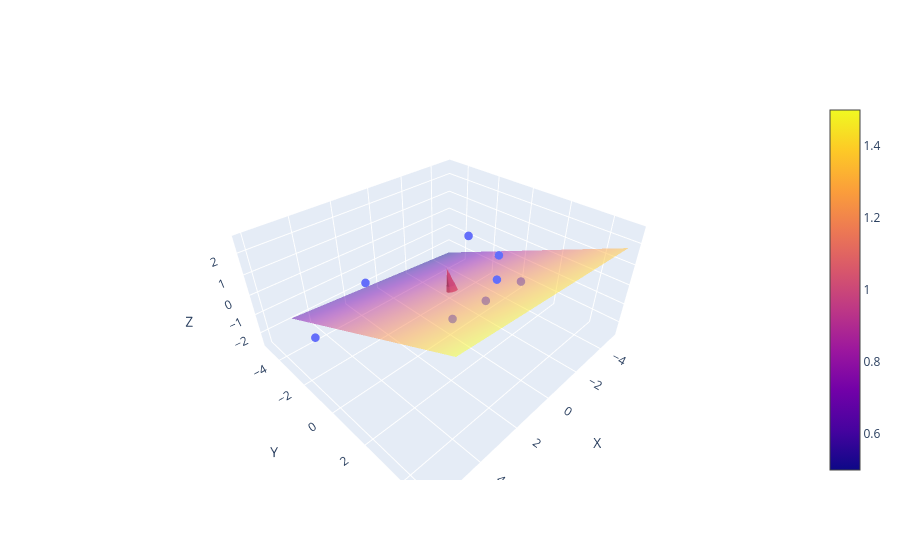

Write notebook code for a chart like this one.
### Code cell
A = np.array([
    [1, 2, 3],
    [2, 1, 4],
    [5,5,5],
    [5, -3, 1],
    [10,1, 3],
    [3, 3, 2],
    [4, 2, 1],
    [2, 4, 3]
])

A_centered = A - np.mean(A, axis=0)

AtA = np.matmul(A_centered.T, A_centered)

eigenvalues, eigenvectors = np.linalg.eigh(AtA)

idx = np.argmin(eigenvalues)

min_eigenvalue = eigenvalues[idx]
min_eigenvector = eigenvectors[:, idx]

print("Минимальное собственное значение:", min_eigenvalue)
print("Соответствующий собственный вектор:", min_eigenvector)

normal = min_eigenvector

point_on_plane = np.array([0, 0, 0])

a, b, c = normal
d = -point_on_plane.dot(normal)

x = np.linspace(-5, 5, 20)
y = np.linspace(-5, 5, 20)

xx, yy = np.meshgrid(x, y)

zz = (-a * xx - b * yy - d) / c

points_plot = go.Scatter3d(
    x=A_centered[:,0],
    y=A_centered[:,1],
    z=A_centered[:,2],
    mode='markers',
    marker=dict(size=5)
)

plane = go.Surface(
    x=xx,
    y=yy,
    z=zz,
    opacity=0.5,
    showscale=False
)


normal_arrow = go.Cone(
    x=[point_on_plane[0]],
    y=[point_on_plane[1]],
    z=[point_on_plane[2]],
    u=[normal[0]],
    v=[normal[1]],
    w=[normal[2]],
    sizemode="absolute",
    sizeref=1
)


fig = go.Figure(data=[points_plot, plane, normal_arrow])

fig.update_layout(
    scene=dict(
        xaxis_title="X",
        yaxis_title="Y",
        zaxis_title="Z"
    )
)

fig.show()

### Figure 1 — Plotly figure (JSON) as saved in the notebook; plotly's stock layout.template omitted (floating-point values rounded to 4 significant figures; data arrays with more than 128 entries replaced by an {"elided": "..."} marker saying what was removed)
{"data": [{"marker": {"size": 5}, "mode": "markers", "type": "scatter3d", "x": [-3.0, -2.0, 1.0, 1.0, 6.0, -1.0, 0.0, -2.0], "y": [0.125, -0.875, 3.125, -4.875, -0.875, 1.125, 0.125, 2.125], "z": [0.25, 1.25, 2.25, -1.75, 0.25, -0.75, -1.75, 0.25]}, {"opacity": 0.5, "showscale": false, "type": "surface", "x": {"elided": "20x20 float values"}, "y": {"elided": "20x20 float values"}, "z": {"elided": "20x20 float values"}}, {"sizemode": "absolute", "sizeref": 1, "type": "cone", "u": [-0.07211], "v": [-0.4006], "w": [0.9134], "x": [0], "y": [0], "z": [0]}], "layout": {"scene": {"xaxis": {"title": {"text": "X"}}, "yaxis": {"title": {"text": "Y"}}, "zaxis": {"title": {"text": "Z"}}}}}
